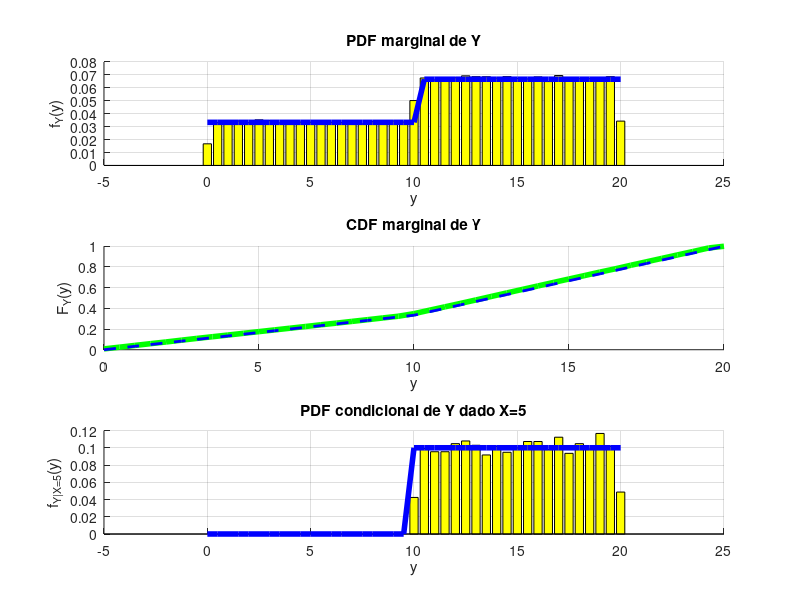

MATLAB code for this plot:
% Wagner Santos - Questão 9

% ----------------------------------------------------------------------------

% b) Pr[X >= Y]

clc; close all; clear all;

N = 100000;  % Número de experimentos probabilísticos

X = zeros(1, N);
Y = zeros(1, N);

i = 1;
while i <= N
  % Geração de X e Y baseados nas regiões especificadas
  X(i) = 40 * rand() -10;  % -10 <= X <= 30
  Y(i) = 20 * rand();       % 0 <= Y <= 20

  % Condição para definir a região de suporte
  if (X(i) >= -10 && X(i) <= 30 && Y(i) >= 0 && Y(i) <= 20)!= (0 <= X(i) && X(i) <= 20 && 0 <= Y(i) && Y(i) <= 10)
    i = i + 1;
  end
end

PrX_maior_igual_Y_sim = mean(X >= Y)
PrX_maior_igual_Y_teo = 0.417  % Valor teórico calculado previamente


% ----------------------------------------------------------------------------

% c) PDF marginal de Y

y = 0 : 0.5 : 20;

histY = hist(Y, y);
pdfY_sim = histY / trapz(y, histY);  % Normalização pelo trapézio
pdfY_teo = (1 / 30) * (y >= 0 & y <= 10) + (1 / 15) * (y > 10 & y <= 20);

figure
subplot(3, 1, 1); grid on; hold on;
bar(y, pdfY_sim, 'y');  % Histograma da simulação
plot(y, pdfY_teo, 'b', 'LineWidth', 4);  % Curva teórica
xlabel('y'); ylabel('f_Y(y)');
title('PDF marginal de Y');

% ----------------------------------------------------------------------------

% d) CDF marginal de Y

cdfY_sim = cumsum(histY) / N;  % CDF a partir da PDF simulada
cdfY_teo = (y / 30) .* (y >= 0 & y <= 10) + (1 / 3 + (y - 10) / 15) .* (y > 10 & y <= 20);

subplot(3, 1, 2); grid on; hold on;
plot(y, cdfY_sim, 'g', 'LineWidth', 4);  % Simulação
plot(y, cdfY_teo, 'b--', 'LineWidth', 2);  % Curva teórica
xlabel('y'); ylabel('F_Y(y)');
xlim([0 20]);
title('CDF marginal de Y');

% ----------------------------------------------------------------------------

% e) PDF condicional de Y dado que X = 5.

idx = (X >= 5 - 1) & (X <= 5 + 1);  % Pegar valores de X próximos de 5
histY_condX = hist(Y(idx), y);
pdfY_condX_sim = histY_condX / trapz(y, histY_condX);  % Normalização
pdfY_condX_teo = (1 / 10) * (y >= 10 & y <= 20);

subplot(3, 1, 3); grid on; hold on;
bar(y, pdfY_condX_sim, 'y');
plot(y, pdfY_condX_teo, 'b', 'LineWidth', 4);
xlabel('y'); ylabel('f_{Y|X=5}(y)');
title('PDF condicional de Y dado X=5');

% ----------------------------------------------------------------------------

% f) Covariância entre X e Y

E_X = 10;  % Valor esperado de X calculado previamente
E_Y = 35 / 3;  % Valor esperado de Y calculado previamente
E_XY = 116.667;  % Valor esperado de XY calculado previamente

% f) Covariância entre X e Y

rhoXY_sim = cov(X, Y) / sqrt(var(X) * var(Y))
covXY_teo = E_XY - E_X * E_Y
covXY_sim = cov(X, Y)

